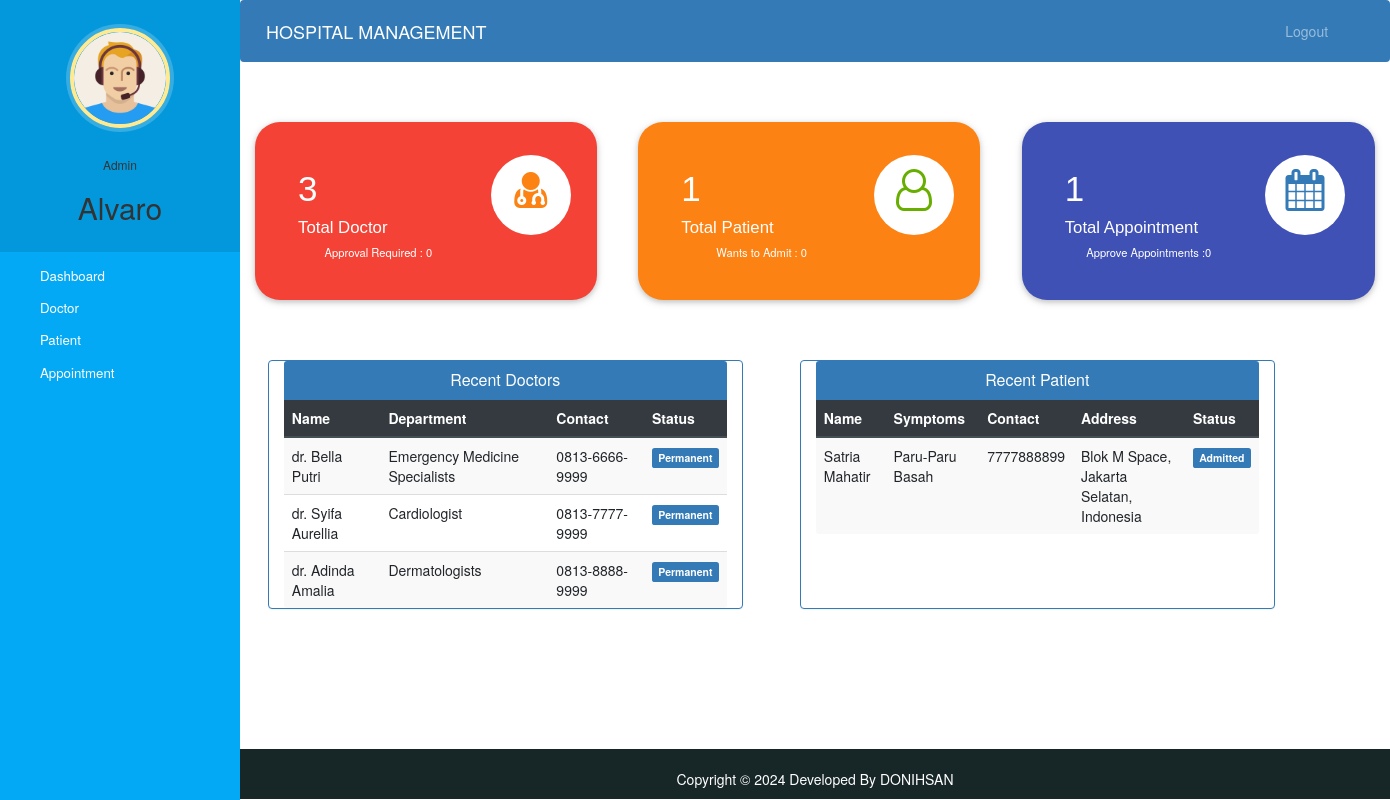
Page /admin-dashboard (signed in) on the committed database.
### hospital/models.py (models this page shows, shortened)
class Doctor(models.Model):
    user=models.OneToOneField(User,on_delete=models.CASCADE)
    profile_pic= models.ImageField(upload_to='profile_pic/DoctorProfilePic/',null=True,blank=True)
    address = models.CharField(max_length=40)
    mobile = models.CharField(max_length=20,null=True)
    department= models.CharField(max_length=50,choices=departments,default='Cardiologist')
    status=models.BooleanField(default=False)
    @property
    def get_name(self):
        return self.user.first_name+" "+self.user.last_name

class Patient(models.Model):
    user=models.OneToOneField(User,on_delete=models.CASCADE)
    profile_pic= models.ImageField(upload_to='profile_pic/PatientProfilePic/',null=True,blank=True)
    address = models.CharField(max_length=40)
    mobile = models.CharField(max_length=20,null=False)
    symptoms = models.CharField(max_length=100,null=False)
    assignedDoctorId = models.PositiveIntegerField(null=True)
    admitDate=models.DateField(auto_now=True)
    status=models.BooleanField(default=False)
    @property
    def get_name(self):
        return self.user.first_name+" "+self.user.last_name

### hospital/views.py (the view)
# urls.py: path('admin-dashboard', views.admin_dashboard_view,name='admin-dashboard'),
@login_required(login_url='adminlogin')
@user_passes_test(is_admin)
def admin_dashboard_view(request):
    doctors=models.Doctor.objects.all().order_by('-id')
    patients=models.Patient.objects.all().order_by('-id')
    doctorcount=models.Doctor.objects.all().filter(status=True).count()
    pendingdoctorcount=models.Doctor.objects.all().filter(status=False).count()
    patientcount=models.Patient.objects.all().filter(status=True).count()
    pendingpatientcount=models.Patient.objects.all().filter(status=False).count()
    appointmentcount=models.Appointment.objects.all().filter(status=True).count()
    pendingappointmentcount=models.Appointment.objects.all().filter(status=False).count()
    mydict={
    'doctors':doctors,
    'patients':patients,
    'doctorcount':doctorcount,
    'pendingdoctorcount':pendingdoctorcount,
    'patientcount':patientcount,
    'pendingpatientcount':pendingpatientcount,
    'appointmentcount':appointmentcount,
    'pendingappointmentcount':pendingappointmentcount,
    }
    return render(request,'hospital/admin_dashboard.html',context=mydict)

### hospital/views.py (called while the page is built)
def is_admin(user):
    return user.groups.filter(name='ADMIN').exists()

### templates/hospital/admin_dashboard.html
{% extends 'hospital/admin_base.html' %}
{% load static %}
{% block content %}
{%include 'hospital/admin_dashboard_cards.html'%}
<br><br><br>
<div class="container">
  <div class="row">
    <div class="panel panel-primary col-md-5" style="margin-left:2%;">
      <div class="panel-heading" style="text-align:center;">
        <h6 class="panel-title">Recent Doctors</h6>
      </div>
      <table class="table table-hover table-striped" id="dev-table">
        <thead class="thead-dark">
          <tr>
            <th>Name</th>
            <th>Department</th>
            <th>Contact</th>
            <th>Status</th>
          </tr>
        </thead>
        {% for d in doctors %}
        <tr>
          <td> {{d.get_name}}</td>
          <td>{{d.department}}</td>
          <td>{{d.mobile}}</td>
          {%if d.status%}
          <td> <span class="label label-primary">Permanent</span></td>
          {% else %}
          <td> <span class="label label-success">On Hold</span></td>
          {% endif %}
        </tr>
        {% endfor %}
      </table>
    </div>
    <div class="panel panel-primary col-md-5" style="margin-left:5%;">
      <div class="panel-heading" style="text-align:center;">
        <h6 class="panel-title">Recent Patient</h6>
      </div>
      <table class="table table-hover table-striped" id="dev-table">
        <thead class="thead-dark">
          <tr>
            <th>Name</th>
            <th>Symptoms</th>
            <th>Contact</th>
            <th>Address</th>
            <th>Status</th>
          </tr>
        </thead>
        {% for p in patients %}
        <tr>
          <td> {{p.get_name}}</td>
          <td>{{p.symptoms}}</td>
          <td>{{p.mobile}}</td>
          <td>{{p.address}}</td>
          {%if p.status%}
          <td> <span class="label label-primary">Admitted</span></td>
          {% else %}
          <td> <span class="label label-success">On Hold</span></td>
          {% endif %}
        </tr>
        {% endfor %}
      </table>
    </div>
  </div>
</div>
<br><br>
{% endblock content %}

### templates/hospital/admin_base.html (shortened to what this page needs)
<!DOCTYPE html>
{% load static %}
<html lang="en">
<head>
  <link rel="stylesheet" href="https://stackpath.bootstrapcdn.com/bootstrap/4.3.1/css/bootstrap.min.css">
  <link rel="stylesheet" href="https://maxcdn.bootstrapcdn.com/font-awesome/4.7.0/css/font-awesome.min.css">
  <link rel="stylesheet" href="{% static '/style.css' %}">
</head>
<body>
  <nav class="menu" tabindex="0">
    <header class="avatar">
      <img src="{% static "images/adminpropic.png" %}" />
      <br><br>
      <h6>Admin</h6>
      <h2>{{request.user.first_name}}</h2>
    </header>
    <ul>
      <li tabindex="0" class="icon-dashboard"> <a style="color:white; text-decoration:none;" href="/admin-dashboard"><span>Dashboard</span></a> </li>
      <li tabindex="0" class="icon-customers"> <a style="color:white; text-decoration:none;" href="/admin-doctor"><span>Doctor</span></a></li>
      <li tabindex="0" class="icon-users"> <a style="color:white; text-decoration:none;" href="/admin-patient"><span>Patient</span></a></li>
      <li tabindex="0" class="icon-calendar"> <a style="color:white; text-decoration:none;" href="/admin-appointment"><span>Appointment</span></a></li>
    </ul>
  </nav>
  <main>
    <div class="bs-example">
      <nav class="navbar navbar-expand-md  navbar-dark fixed-top" style="background:#337AB7;">
        <a href="/admin-dashboard" class="navbar-brand">HOSPITAL MANAGEMENT</a>
        <div class="collapse navbar-collapse justify-content-between" id="navbarCollapse">
          <div class="navbar-nav" style=" margin-left: 90%;">
            <a href="/logout" class="nav-item nav-link">Logout</a>
          </div>
        </div>
      </nav>
    </div>
    <br><br>
    {% block content %}
    {% endblock content %}
    <br><br><br><br>
    <footer>
      <br>
      <div class="container">
        <div class="row">
          <div class="col-md-12 col-sm-12">
            <div style="color:#ffffff;" class="wow fadeInUp footer-copyright">
              <p>
                Copyright &copy; 2024 Developed By DONIHSAN </p>
            </div>
          </div>
        </div>
      </div>
    </footer>
  </main>
</body>
</html>

### templates/hospital/admin_dashboard_cards.html (shortened to what this page needs)
<!DOCTYPE html>
<html lang="en" dir="ltr">
<head>
  <link rel="stylesheet" href="https://maxcdn.bootstrapcdn.com/bootstrap/3.4.1/css/bootstrap.min.css">
  <link rel="stylesheet" href="https://cdnjs.cloudflare.com/ajax/libs/font-awesome/4.7.0/css/font-awesome.min.css">
</head>
<body>
  <div class="market-updates">
    <div class="col-md-4 market-update-gd">
      <div class="market-update-block clr-block-1">
        <div class="col-md-8 market-update-left">
          <h3>{{doctorcount}}</h3>
          <h4>Total Doctor</h4>
          <p>Approval Required : {{pendingdoctorcount}}</p>
        </div>
        <div class="col-md-4 market-update-right">
          <i class="fa fa-user-md"></i>
        </div>
        <div class="clearfix"> </div>
      </div>
    </div>
    <div class="col-md-4 market-update-gd">
      <div class="market-update-block clr-block-2">
        <div class="col-md-8 market-update-left">
          <h3>{{patientcount}}</h3>
          <h4>Total Patient</h4>
          <p>Wants to Admit : {{pendingpatientcount}}</p>
        </div>
        <div class="col-md-4 market-update-right">
          <i class="fa fa-user-o"></i>
        </div>
        <div class="clearfix"> </div>
      </div>
    </div>
    <div class="col-md-4 market-update-gd">
      <div class="market-update-block clr-block-3">
        <div class="col-md-8 market-update-left">
          <h3>{{appointmentcount}}</h3>
          <h4>Total Appointment</h4>
          <p>Approve Appointments :{{pendingappointmentcount}} </p>
        </div>
        <div class="col-md-4 market-update-right">
          <i class="fa fa-calendar"> </i>
        </div>
        <div class="clearfix"> </div>
      </div>
    </div>
  </div>
</body>
</html>

### static/style.css (style rules this page uses)
body { padding-left: 240px; }
main { position: relative; height: 100vh; }
.menu { background: #5bc995; height: 100vh; width: 240px; position: fixed; top: 0px; left: 0; z-index: 5; outline: none; }
.menu .avatar { background: rgba(0, 0, 0, 0.1); padding: 2em 0.5em; text-align: center; }
.menu .avatar img { width: 100px; border-radius: 50%; overflow: hidden; border: 4px solid #ffea92; box-shadow: 0 0 0 4px rgba(255, 255, 255, 0.2); }
.menu .avatar h2 { font-weight: normal; margin-bottom: 0; }
.menu ul { list-style: none; padding: 0.5em 0; margin: 0; }
.menu ul li { padding: 0.5em 1em 0.5em 3em; font-size: 0.95em; font-weight: regular; background-repeat: no-repeat; background-position: left 15px center; background-size: auto 20px; transition: all 0.15s linear; cursor: pointer; }
.menu ul li.icon-dashboard { background-image: url("http://www.entypo.com/images//gauge.svg"); }
.menu ul li.icon-customers { background-image: url("http://www.entypo.com/images//briefcase.svg"); }
.menu ul li.icon-users { background-image: url("http://www.entypo.com/images//users.svg"); }
.menu ul li.icon-calendar { background-image: url("http://www.entypo.com/images//calendar.svg"); }

### templates/hospital/admin_base.html (style rules this page uses)
a:link { text-decoration: none; }
a { color: white; }
footer { padding: 0px 0px 0px 0px; background-color: #172627; margin: 0px; }
.fa { font-size: 23px; width: 60px; text-align: center; text-decoration: none; margin: 5px 2px; border-radius: 50%; }
p { text-align: center; }
body { padding-left: 240px; }
main { position: relative; height: 100vh; }
.menu { background: #03a9f4; height: 100vh; width: 240px; position: fixed; top: 0px; left: 0; z-index: 5; outline: none; }
.menu .avatar { background: rgba(0, 0, 0, 0.1); padding: 2em 0.5em; text-align: center; }
.menu .avatar img { width: 100px; border-radius: 50%; overflow: hidden; border: 4px solid #ffea92; box-shadow: 0 0 0 4px rgba(255, 255, 255, 0.2); }
.menu .avatar h2 { font-weight: normal; margin-bottom: 0; }
.menu ul { list-style: none; padding: 0.5em 0; margin: 0; }
.menu ul li { padding: 0.5em 1em 0.5em 3em; font-size: 0.95em; font-weight: regular; background-repeat: no-repeat; background-position: left 15px center; background-size: auto 20px; transition: all 0.15s linear; cursor: pointer; }
.menu ul li.icon-dashboard { background-image: url("http://www.entypo.com/images//gauge.svg"); }
.menu ul li.icon-customers { background-image: url("http://www.entypo.com/images//briefcase.svg"); }
.menu ul li.icon-users { background-image: url("http://www.entypo.com/images//users.svg"); }
.menu ul li.icon-calendar { background-image: url("http://www.entypo.com/images//calendar.svg"); }

### rows in the picture
Doctor: get_name "dr. Bella Putri", department "Emergency Medicine Specialists", mobile "0813-6666-9999", status "Permanent"
Doctor: get_name "dr. Syifa Aurellia", department "Cardiologist", mobile "0813-7777-9999", status "Permanent"
Doctor: get_name "dr. Adinda Amalia", department "Dermatologists", mobile "0813-8888-9999", status "Permanent"
Patient: get_name "Satria Mahatir", symptoms "Paru-Paru Basah", mobile "7777888899", address "Blok M Space, Jakarta Selatan, Indonesia", status "Admitted"

### other values in the picture
{{ request.user.first_name }} "Alvaro"
{{ doctorcount }} "3"
{{ pendingdoctorcount }} "0"
{{ patientcount }} "1"
{{ pendingpatientcount }} "0"
{{ appointmentcount }} "1"
{{ pendingappointmentcount }} "0"
